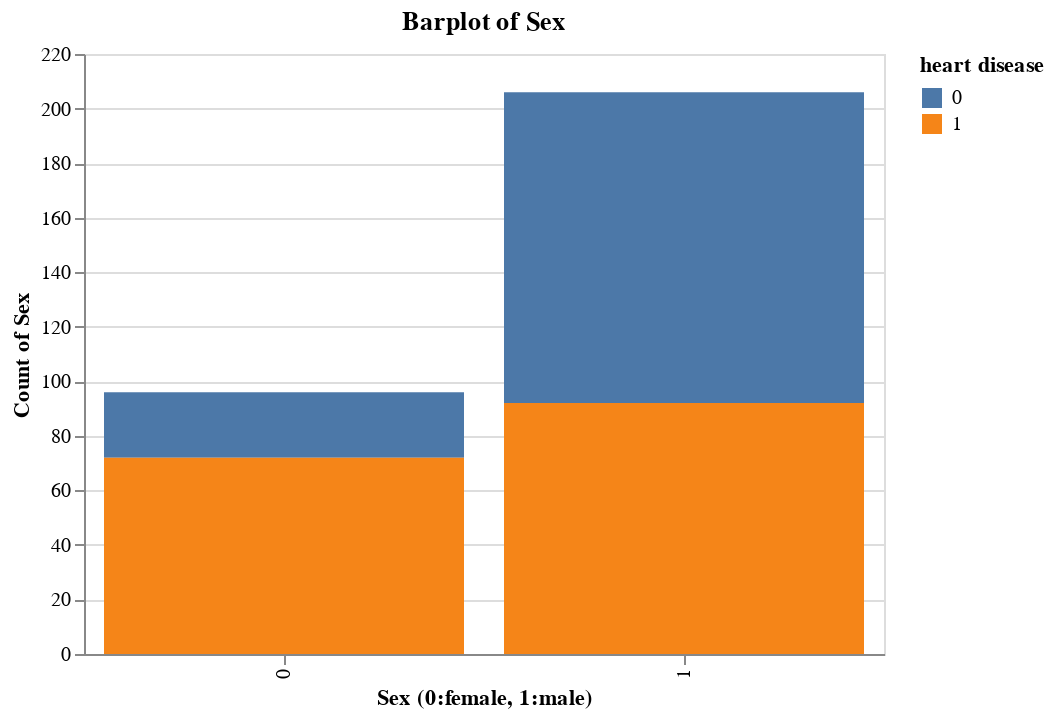

Notebook code for this chart:
### Markdown cell above
### **6.2 Sex**

### Code cell
(alt.
    Chart(heart).
    mark_bar().
    encode(
        x=alt.X('sex:N', title='Sex (0:female, 1:male)'),
        y=alt.Y('count(sex):Q', title ='Count of Sex'),
        color=alt.Color('target:N', title='heart disease'),
        tooltip='count(sex):Q'
        ).
    properties(height=300, width=400, title = 'Barplot of Sex')
 )

### Figure 1 — Vega-Lite specification as saved in the notebook (floating-point values rounded to 4 significant figures; data arrays with more than 128 entries replaced by an {"elided": "..."} marker saying what was removed)
{"config": {"view": {"continuousWidth": 400, "continuousHeight": 300}}, "data": {"name": "data-96fbdc6fc0874bf76000df8fb6119028"}, "mark": "bar", "encoding": {"color": {"field": "target", "title": "heart disease", "type": "nominal"}, "tooltip": {"aggregate": "count", "field": "sex", "type": "quantitative"}, "x": {"field": "sex", "title": "Sex (0:female, 1:male)", "type": "nominal"}, "y": {"aggregate": "count", "field": "sex", "title": "Count of Sex", "type": "quantitative"}}, "height": 300, "title": "Barplot of Sex", "width": 400, "$schema": "https://vega.github.io/schema/vega-lite/v4.17.0.json", "datasets": {"data-96fbdc6fc0874bf76000df8fb6119028": {"elided": "302 records"}}}
